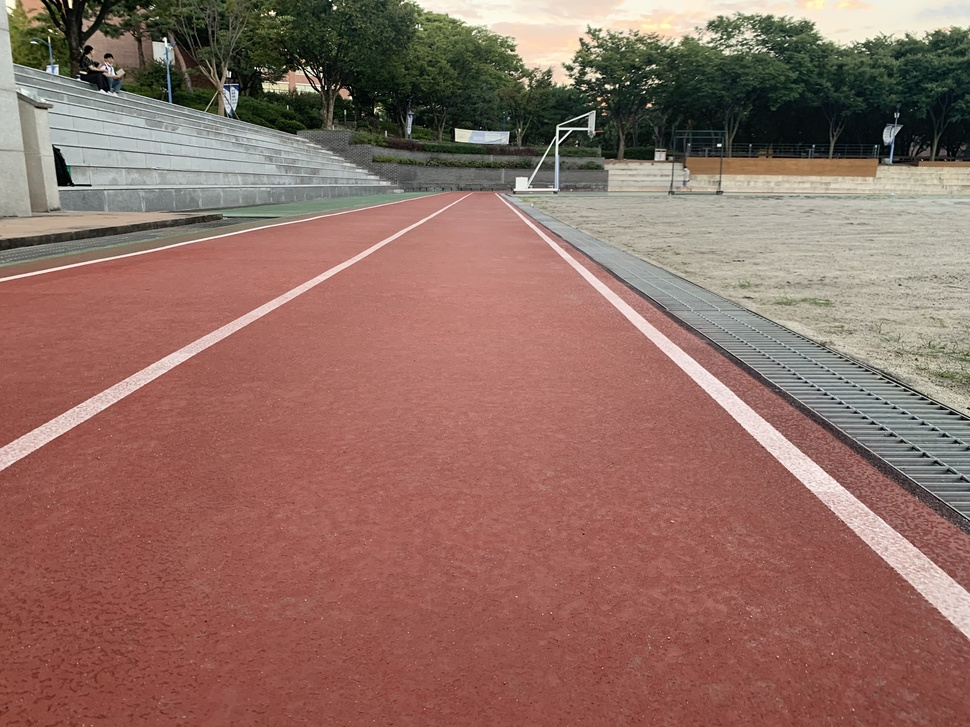
#> input picture img/playground/pg_center.jpeg, 970 x 727 px, shrunk from 4032 x 3024 before the run
$ python 06-find_whiteLine.py
#> lines starting #> are read from the running program, lines starting #| are printed output that depends on the picture; after the words box and inside, x2 and y2 are one past the last pixel; in counts of white or black regions, pixels touching at a corner belong together
import numpy as np
import cv2

image = cv2.imread("../img/playground/pg_center.jpeg")  # 이미지 파일을 컬러로 불러옴
#> image is the input picture: shape (727, 970, 3); mean B, G, R 99.2, 109.3, 144.6
mark = np.copy(image)  # image 복사

#  BGR 제한 값 설정
blue_threshold = 200
green_threshold = 200
red_threshold = 200
bgr_threshold = [blue_threshold, green_threshold, red_threshold]

# BGR 제한 값보다 작으면 검은색으로
thresholds = (image[:, :, 0] < bgr_threshold[0]) \
             | (image[:, :, 1] < bgr_threshold[1]) \
             | (image[:, :, 2] < bgr_threshold[2])
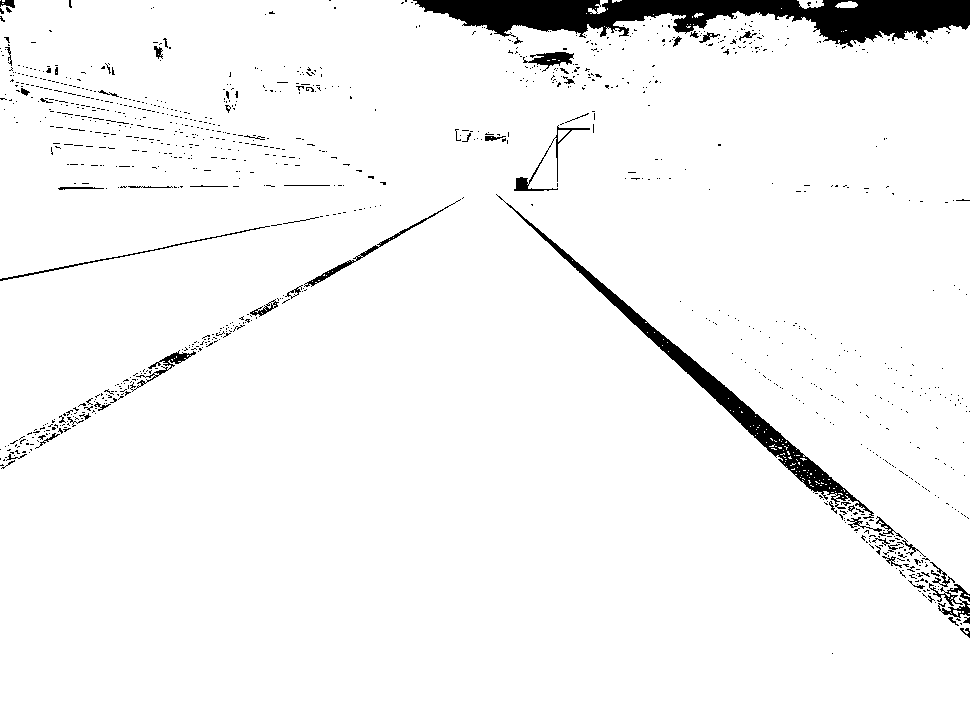
#> thresholds: shape (727, 970) bool; 96% white; 1080 black regions (1020 under 20 px), largest, box (x1, y1, x2, y2) and area: (413, 0, 970, 47) 13942, (496, 194, 874, 519) 5547, (304, 199, 461, 287) 557
mark[thresholds] = [0, 0, 0]
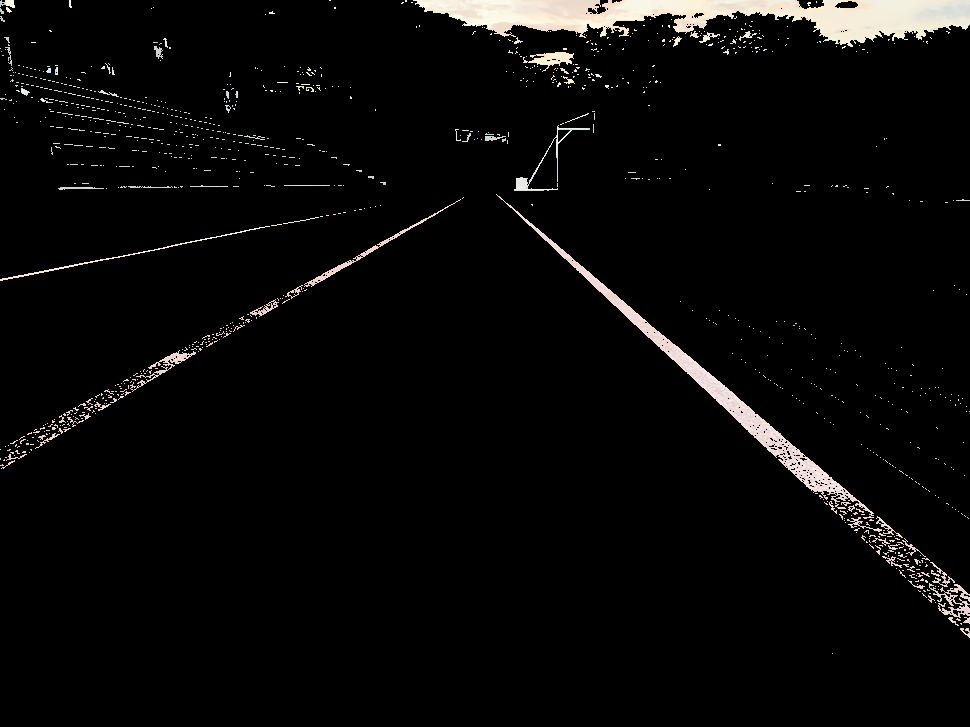
#> mark: shape (727, 970, 3); mean B, G, R 8.6, 9, 9.5

cv2.imshow('white', mark)  # 흰색 추출 이미지 출력
# cv2.imshow('image', image)  # 이미지 출력
cv2.waitKey(0)

$ run again, with img/playground/pg_left.jpeg copied over img/playground/pg_center.jpeg
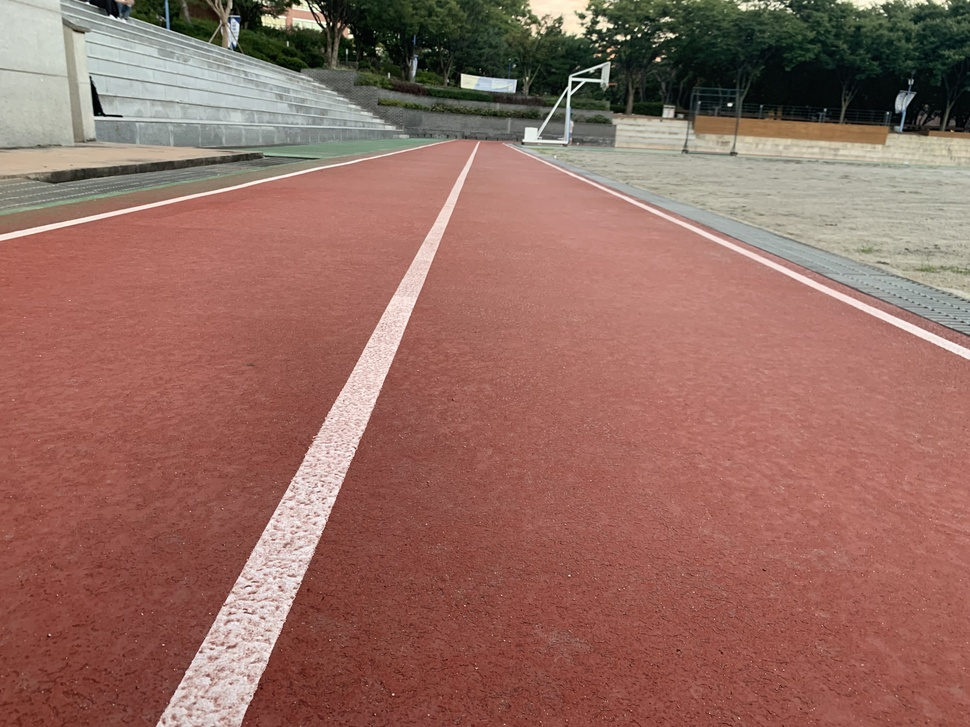
#> input picture img/playground/pg_left.jpeg, 970 x 727 px, shrunk from 4032 x 3024 before the run
#> image is the input picture: shape (727, 970, 3); mean B, G, R 97.2, 107.5, 149.3
#> `thresholds = (image[:, :, 0] < bgr_threshold[0]) \ | (image[:, :, 1] <..`:
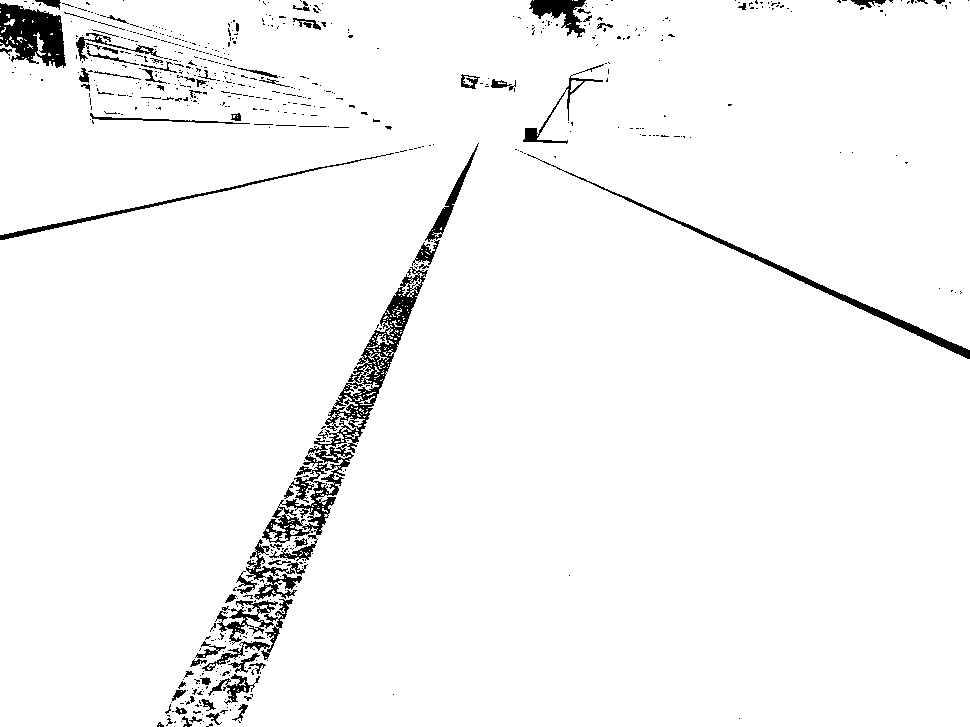
#> thresholds: shape (727, 970) bool; 96.5% white; 642 black regions (564 under 20 px), largest, box (x1, y1, x2, y2) and area: (262, 267, 428, 561) 6557, (0, 3, 66, 68) 2766, (527, 154, 970, 359) 2175
#> `mark[thresholds] = [0, 0, 0]`:
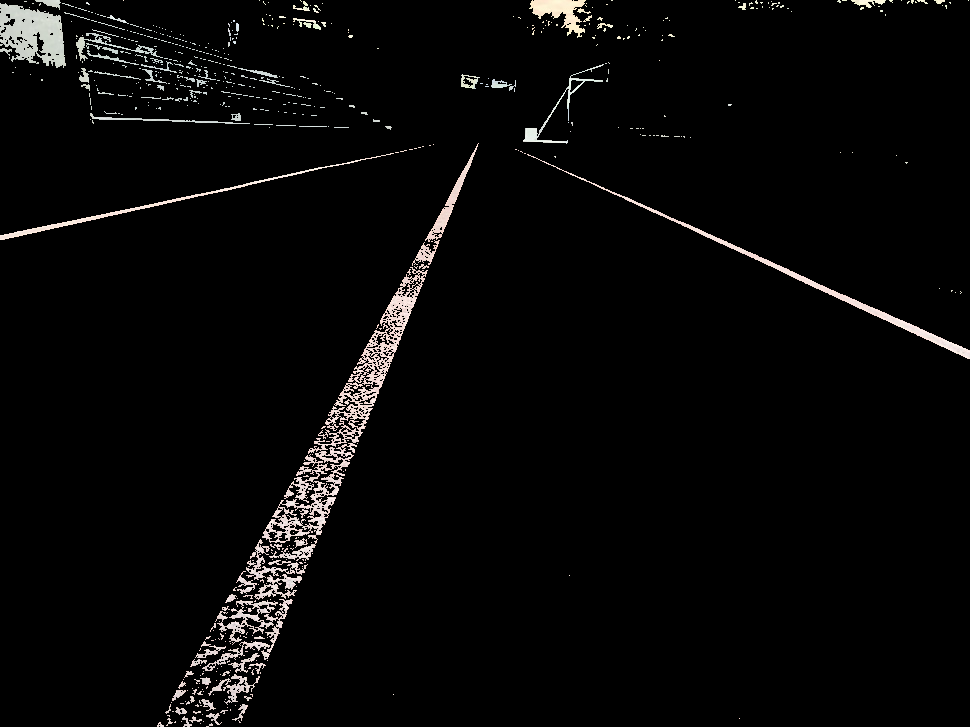
#> mark: shape (727, 970, 3); mean B, G, R 7.4, 7.6, 8.1

$ run again, with img/playground/pg_right.jpeg copied over img/playground/pg_center.jpeg
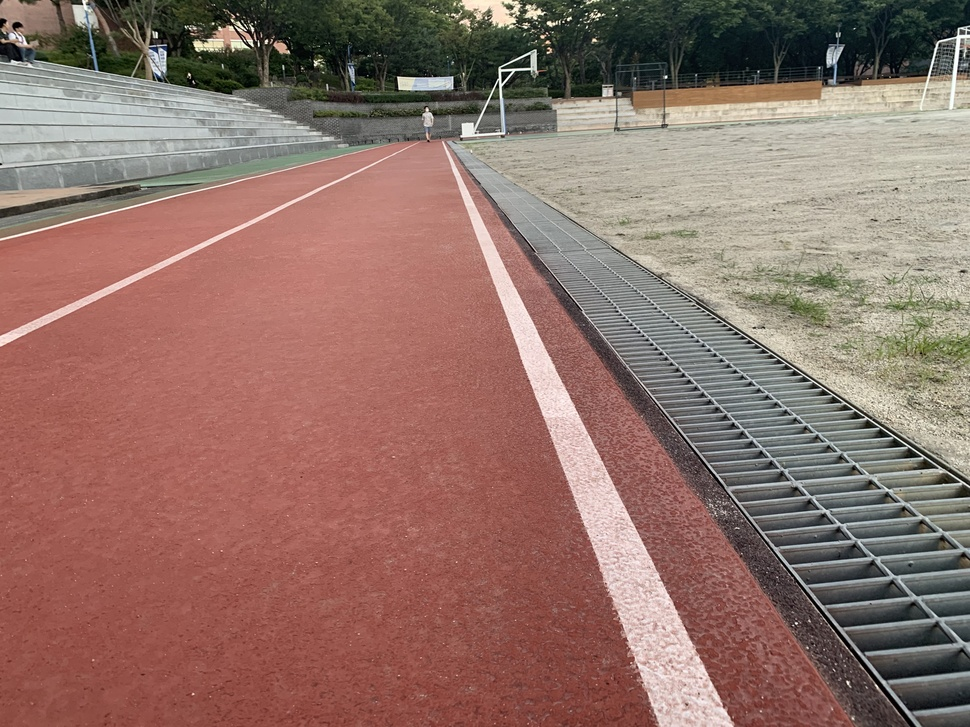
#> input picture img/playground/pg_right.jpeg, 970 x 727 px, shrunk from 4032 x 3024 before the run
#> image is the input picture: shape (727, 970, 3); mean B, G, R 104.9, 113.9, 144.8
#> `thresholds = (image[:, :, 0] < bgr_threshold[0]) \ | (image[:, :, 1] <..`:
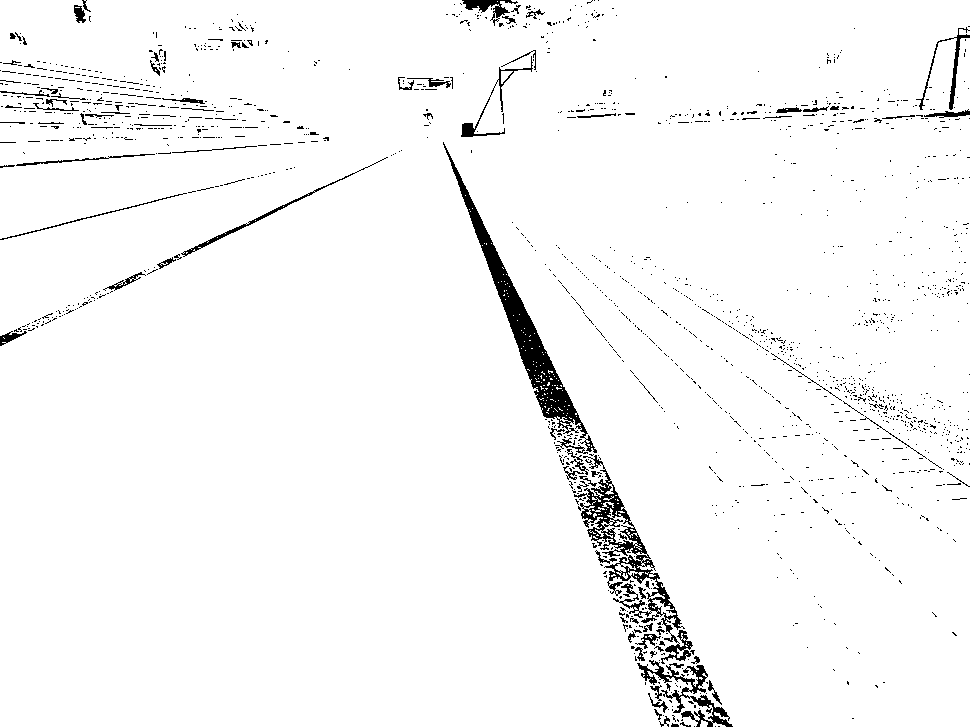
#> thresholds: shape (727, 970) bool; 96.8% white; 1688 black regions (1594 under 20 px), largest, box (x1, y1, x2, y2) and area: (443, 142, 597, 453) 5064, (574, 455, 693, 664) 3924, (637, 660, 733, 727) 1491
#> `mark[thresholds] = [0, 0, 0]`:
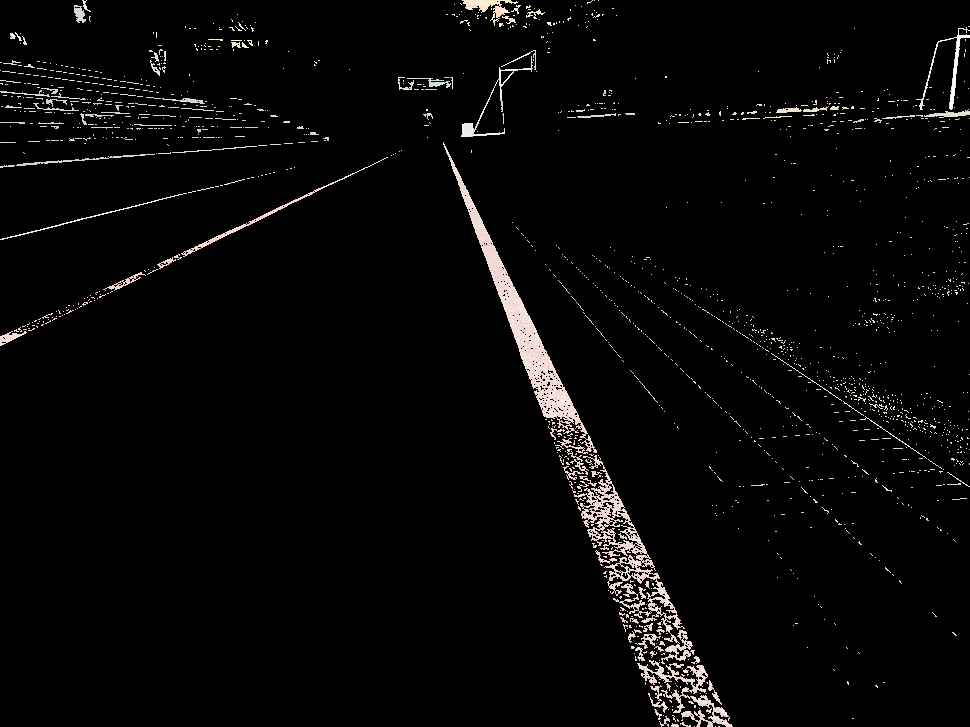
#> mark: shape (727, 970, 3); mean B, G, R 6.8, 7, 7.4
